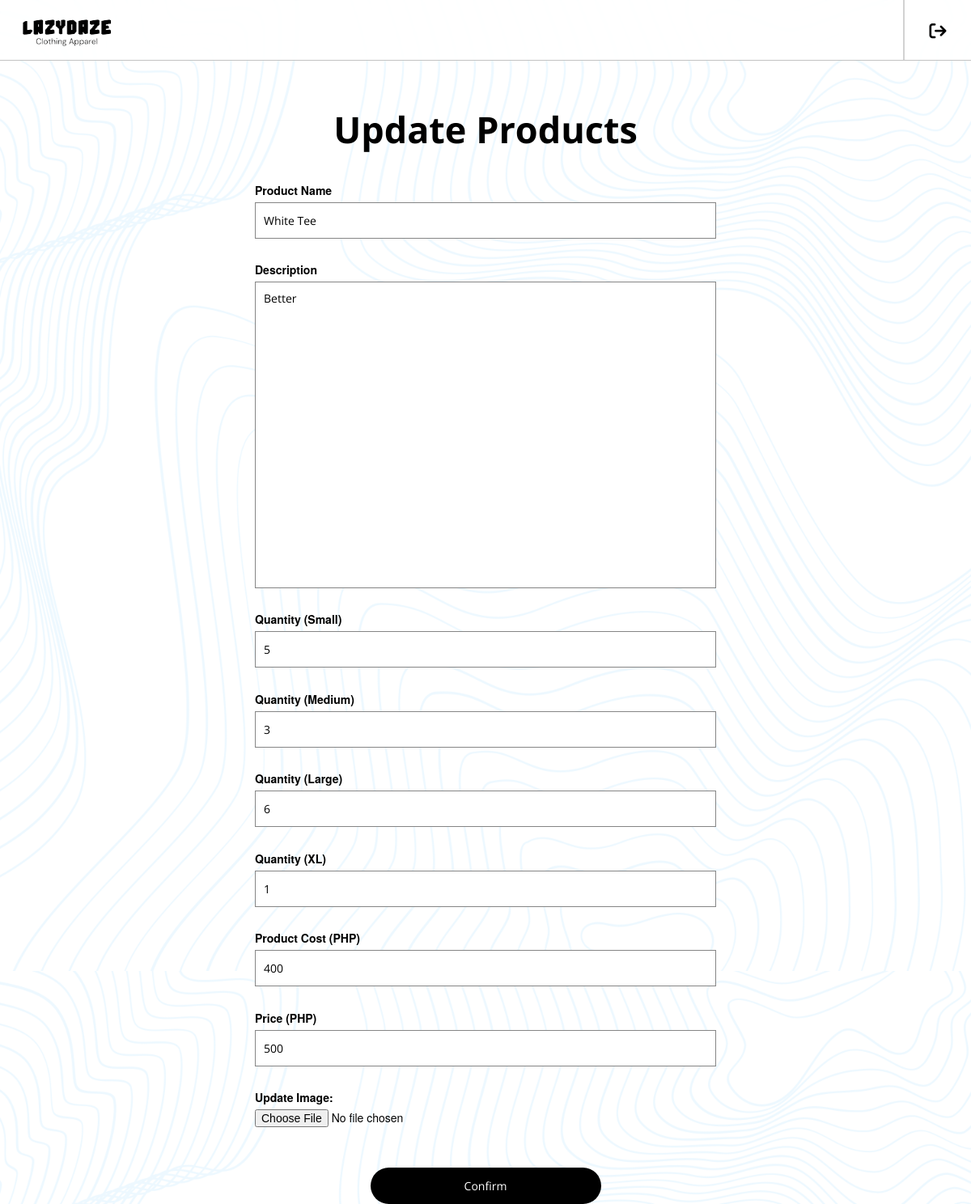
The app's page /editprod.php?product_id=73, older data.
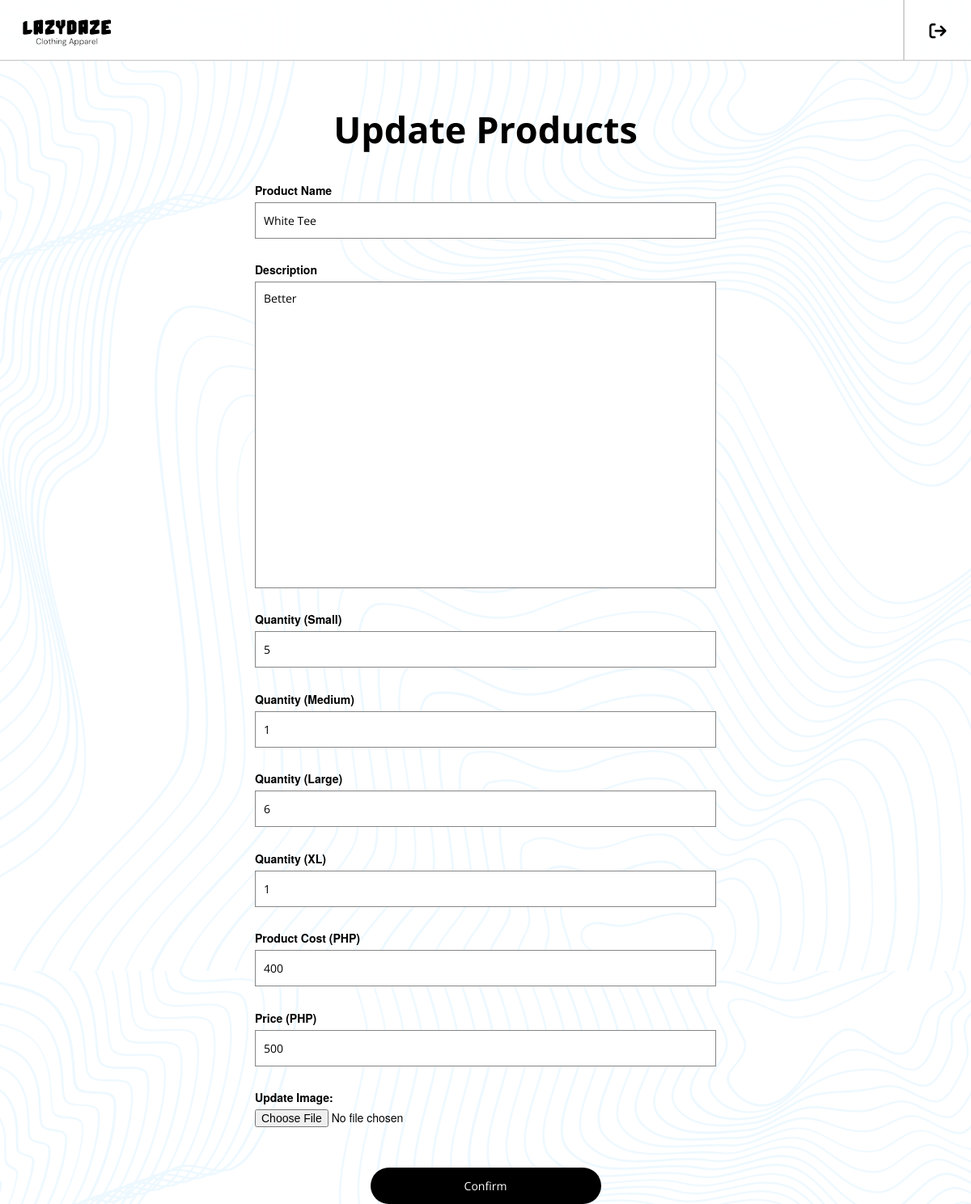
The same page, newer data.
### tables this page shows
CREATE TABLE `manageprod` (
  `ProductID` int(200) NOT NULL,
  `Product_Name` varchar(255) NOT NULL,
  `Description` varchar(100) NOT NULL,
  `Quantity_Small` int(30) NOT NULL,
  `Quantity_Medium` int(30) NOT NULL,
  `Quantity_Large` int(30) NOT NULL,
  `Quantity_XL` int(30) NOT NULL,
  `Prod_Cost` int(200) NOT NULL,
  `Price` int(200) NOT NULL,
  `img` varchar(200) NOT NULL
);

### editprod.php (the view, shortened to what this page needs)
<?php
include('connect.php');
if(isset($_GET['product_id'])) {
    $product_id = $_GET['product_id'];
    $sql = "SELECT * FROM manageprod WHERE ProductID = '$product_id'";
    $result = mysqli_query($conn, $sql);
    if(mysqli_num_rows($result) > 0) {
        $row = mysqli_fetch_assoc($result);
        $Product_Name = $row['Product_Name'];
        $Description = $row['Description'];
        $Quantity_Small = $row['Quantity_Small'];
        $Quantity_Medium = $row['Quantity_Medium'];
        $Quantity_Large = $row['Quantity_Large'];
        $Quantity_XL = $row['Quantity_XL'];
        $Prod_Cost = $row['Prod_Cost'];
        $Price = $row['Price'];
    } else {
        echo "Product not found.";
        exit();
    }
} else {
    echo "Product ID is missing.";
    exit();
}
?>
<!DOCTYPE html>
<html lang="en">
<head>
    <link rel="stylesheet" href="https://maxcdn.bootstrapcdn.com/bootstrap/3.4.1/css/bootstrap.min.css">
    <link href="./editprod.css" rel="stylesheet" type="text/css"/>
    <link rel="stylesheet" href="https://cdnjs.cloudflare.com/ajax/libs/font-awesome/6.5.1/css/all.min.css" />
</head>
<body>
<div class="bg">
  <div class="topnav">
        <a href="admin_mainpage.php">
          <img align="left" class="ld-icon" src="LDAssets/lz logo.png" alt="LazyDaze">
        </a>
        <div class="nav-h-layout">
            <div class="nav-icon">
                <a href="./homepage.php">
                </a>
            </div>
            <div class="nav-line"></div>
        </div>
  </div>
  <h1>Update Products</h1>
  <div class="container">
    <form class="prod-form" id="prod" method="post" action="" enctype="multipart/form-data">
        <label>Product Name</label>
        <input type="text" class="name-input" name="Prod-name" value="<?php echo htmlspecialchars($Product_Name); ?>" required>
        <label>Description</label>
        <textarea class="Description-input" name="Description" required><?php echo htmlspecialchars($Description); ?></textarea>
        <label>Quantity (Small)</label>
        <input type="number" class="Quantity" name="Quantity_Small" value="<?php echo htmlspecialchars($Quantity_Small); ?>" required>
        <label>Quantity (Medium)</label>
        <input type="number" class="Quantity" name="Quantity_Medium" value="<?php echo htmlspecialchars($Quantity_Medium); ?>" required>
        <label>Quantity (Large)</label>
        <input type="number" class="Quantity" name="Quantity_Large" value="<?php echo htmlspecialchars($Quantity_Large); ?>" required>
        <label>Quantity (XL)</label>
        <input type="number" class="Quantity" name="Quantity_XL" value="<?php echo htmlspecialchars($Quantity_XL); ?>" required>
        <label>Product Cost (PHP)</label>
        <input type="number" class="Price" name="Prod_Cost" value="<?php echo htmlspecialchars($Prod_Cost); ?>" required>
        <label>Price (PHP)</label>
        <input type="number" class="Price" name="Price" value="<?php echo htmlspecialchars($Price); ?>" required>
        <label for="update_image">Update Image:</label>
        <input type="file" id="update_image" name="img">
        <button type="submit" class="submit-btn" name="submit" value="submit">Confirm</button>
    </form>
  </div>
</div>
</body>
</html>

Row changes from the older to the newer data that the page shows:
changed manageprod "White Tee": Quantity_Medium "3" → "1"
